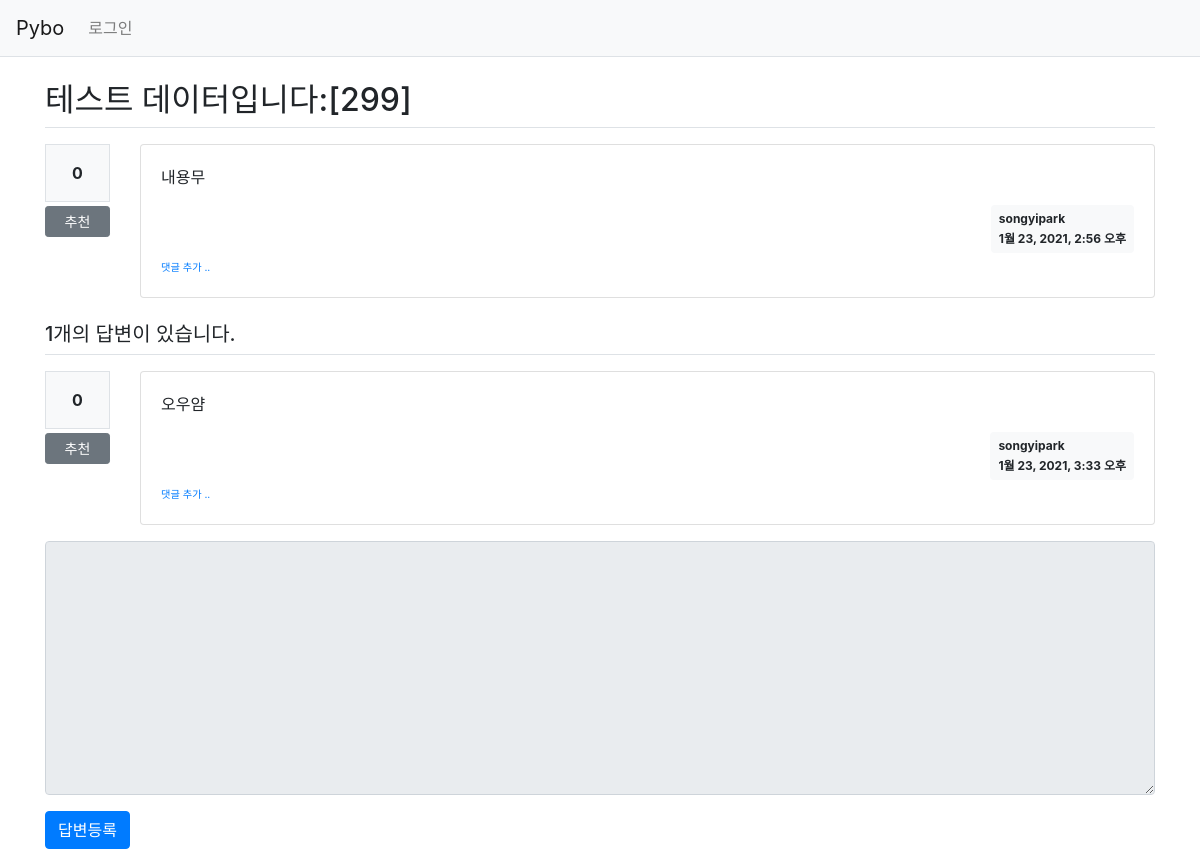
Page /pybo/305/ on the committed database.
### pybo/models.py (models this page shows, shortened)
class Question(models.Model):
    subject = models.CharField(max_length=200)
    content = models.TextField()
    create_date = models.DateTimeField()
    author = models.ForeignKey(User, on_delete=models.CASCADE, related_name='author_question')
    modify_date = models.DateTimeField(null=True, blank=True)
    voter = models.ManyToManyField(User, related_name='voter_question')

class Answer(models.Model):
    question = models.ForeignKey(Question, on_delete=models.CASCADE)
    content = models.TextField()
    create_date = models.DateTimeField()
    author = models.ForeignKey(User, on_delete=models.CASCADE)
    modify_date = models.DateTimeField(null=True, blank=True)
    author = models.ForeignKey(User, on_delete=models.CASCADE, related_name='author_answer')
    voter = models.ManyToManyField(User, related_name='voter_answer')

### pybo/views/base_views.py (the view)
def detail(request, question_id):
    question = get_object_or_404(Question, pk=question_id)
    context = {'question': question}
    return render(request, 'pybo/question_detail.html', context)

### pybo/templatetags/pybo_filter.py (called while the page is built)
@register.filter()
def mark(value):
    extensions = ["nl2br", "fenced_code"]
    return mark_safe(markdown.markdown(value, extensions=extensions))

### templates/pybo/question_detail.html (shortened to what this page needs)
{% extends 'base.html' %}
{% load pybo_filter %}
{% block content %}
<div class="container my-3">
    <h2 class="border-bottom py-2">{{ question.subject }}</h2>
    <div class="row my-3">
        <div class="col-1">
            <div class="bg-light text-center p-3 border font-weight-bolder mb-1">{{question.voter.count}}</div>
            <a href="#" data-uri="{% url 'pybo:vote_question' question.id  %}"
               class="recommend btn btn-sm btn-secondary btn-block my-1">추천</a>
        </div>
        <div class="col-11">
            <div class="card">
                <div class="card-body">
                    <div class="card-text">{{ question.content|mark }}</div>
                    <div class="d-flex justify-content-end">
                        <div class="badge badge-light p-2 text-left">
                            <div class="mb-2">{{ question.author.username }}</div>
                            <div>{{ question.create_date }}</div>
                        </div>
                    </div>
                    <div>
                        <a href="{% url 'pybo:comment_create_question' question.id  %}"
                           class="small"><small>댓글 추가 ..</small></a>
                    </div>
                </div>
            </div>
        </div>
    </div>
    <h5 class="border-bottom my-3 py-2">{{question.answer_set.count}}개의 답변이 있습니다.</h5>
    {% for answer in question.answer_set.all %}
    <div class="row my-3">
        <div class="col-1">
            <div class="bg-light text-center p-3 border font-weight-bolder mb-1">{{answer.voter.count}}</div>
            <a href="#" data-uri="{% url 'pybo:vote_answer' answer.id  %}"
                class="recommend btn btn-sm btn-secondary btn-block my-1">추천</a>
        </div>
        <div class="col-11">
            <div class="card">
                <div class="card-body">
                    <div class="card-text">{{ answer.content|mark }}</div>
                    <div class="d-flex justify-content-end">
                        <div class="badge badge-light p-2 text-left">
                            <div class="mb-2">{{ answer.author.username }}</div>
                            <div>{{ answer.create_date }}</div>
                        </div>
                    </div>
                    <div>
                        <a href="{% url 'pybo:comment_create_answer' answer.id  %}"
                           class="small"><small>댓글 추가 ..</small></a>
                    </div>
                </div>
            </div>
        </div>
    </div>
    {% endfor %}
    <form action="{% url 'pybo:answer_create' question.id %}" method="post" class="my-3">
        <div class="form-group">
            <textarea {% if not user.is_authenticated %}disabled{% endif %}
              name="content" id="content" class="form-control" rows="10"></textarea>
        </div>
        <input type="submit" value="답변등록" class="btn btn-primary">
    </form>
</div>
{% endblock %}

### rows in the picture
Question: subject "테스트 데이터입니다:[299]", voter.count "0", content|mark "내용무", author.username "songyipark", create_date "1월 23, 2021, 2:56 오후", answer_set.count "1"
Answer: voter.count "0", content|mark "오우얌", author.username "songyipark", create_date "1월 23, 2021, 3:33 오후"
